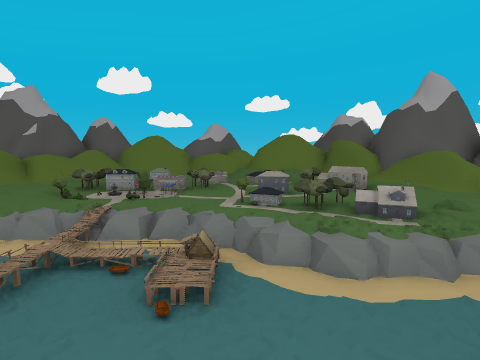
view 1 (above)

19 first-person views from a walk through a scene from a Unity 3-D project. The camera is 1.5 m above the floor, tilts 6° down and sees 75° across. The floor is counted in squares, 1 m on a side. Each view is taken from the middle of a square. On the plan, view 1 faces up. The plan holds only what a view shows up to about 15 squares ahead; the rest is blank. The place goes on beyond the plan. The player character is not drawn. Some animated figures are left out. Door leaves are left out, so doorways stand open. Some surface patterns are stand-ins.

view 2
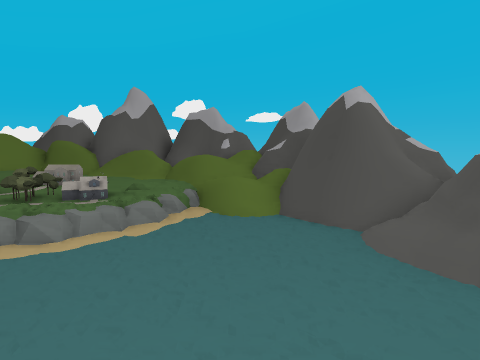

view 3
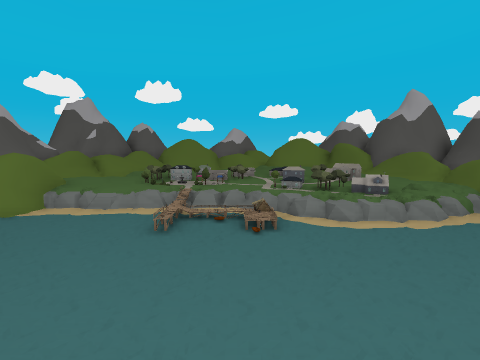

view 4
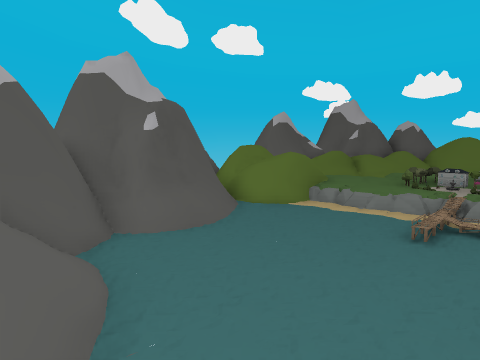

view 5
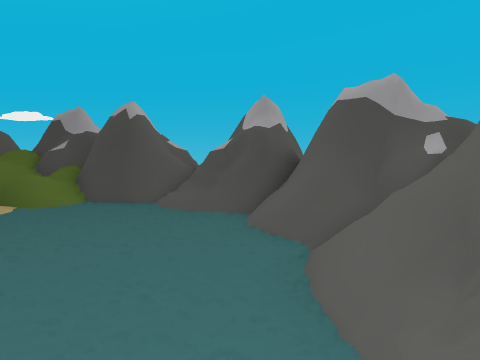

view 6
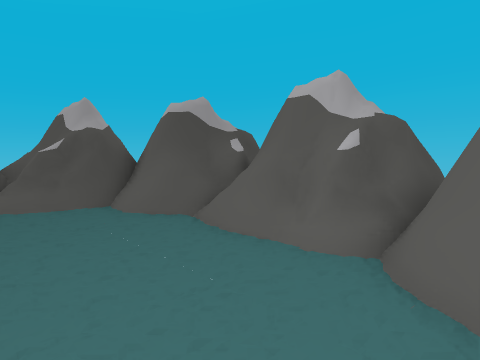

view 7
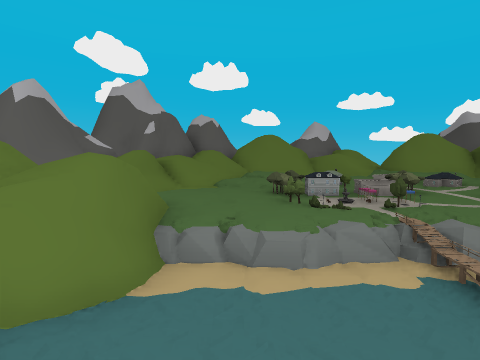

view 8
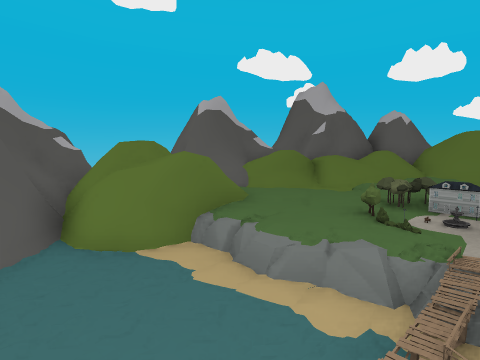

view 9
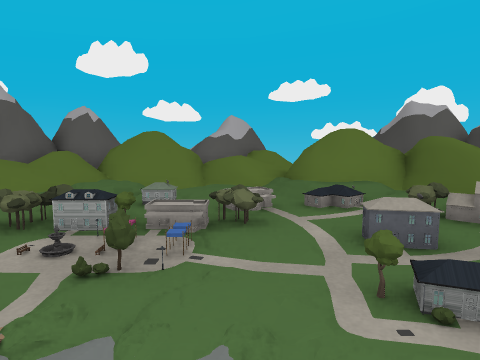

view 10
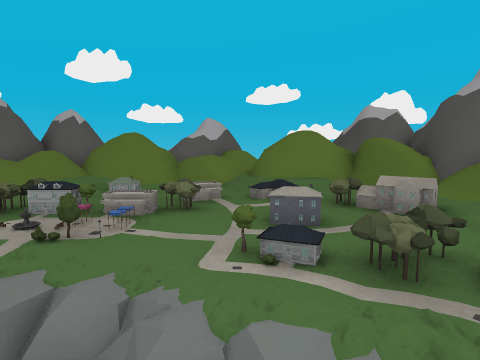

view 11
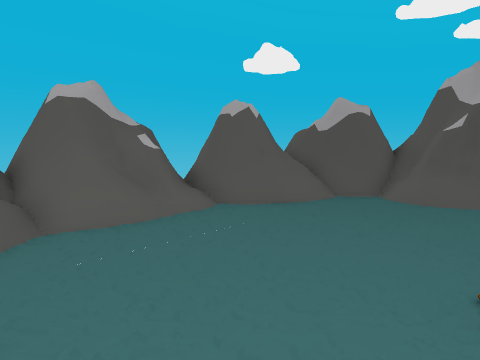

view 12
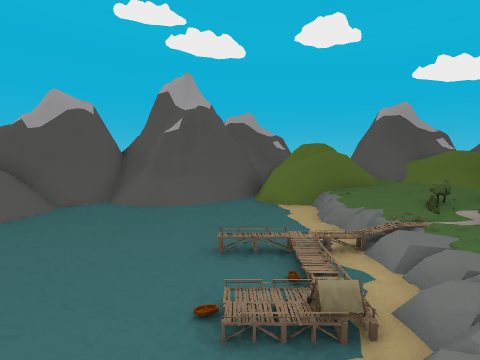

view 13
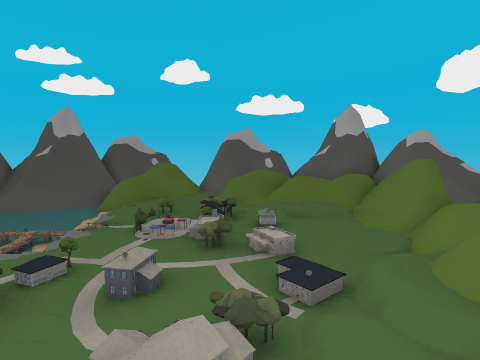

view 14
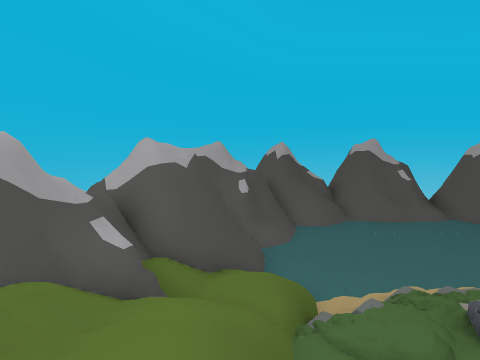

view 15
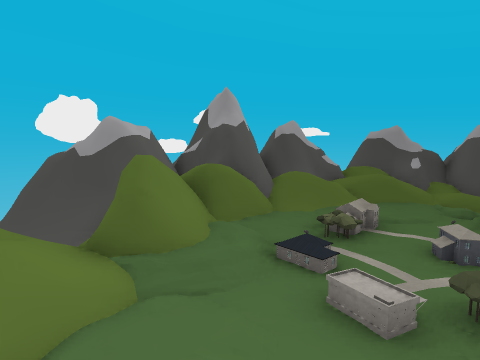

view 16
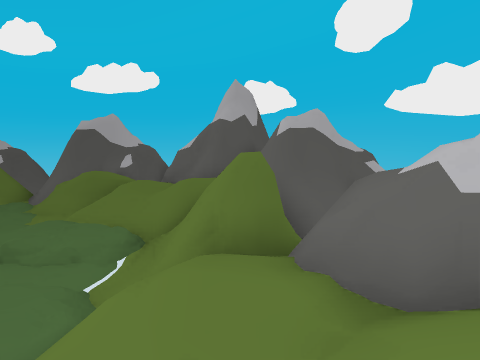

view 17
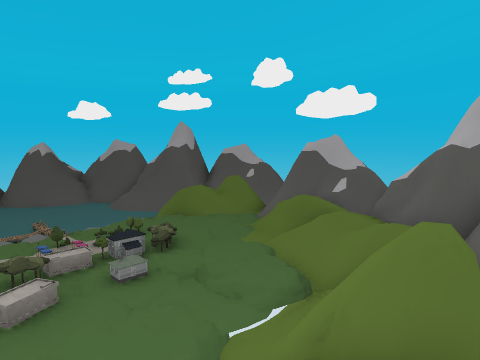

view 18
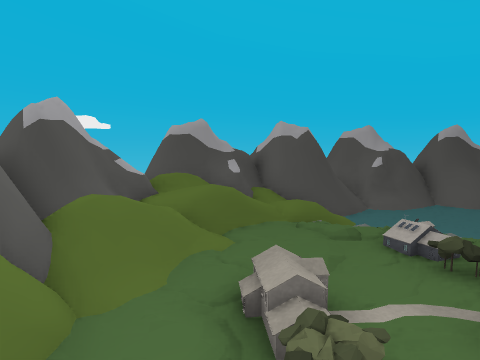

view 19
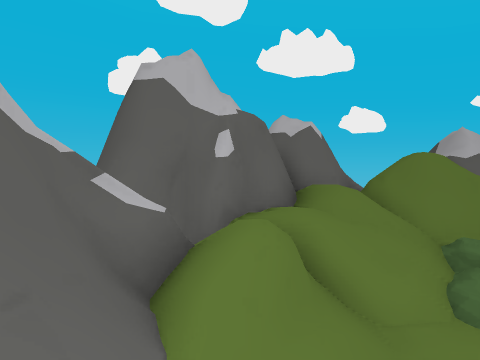

### Floor plan
Key: @ floor where view 1 was taken; # wall or solid block; . main floor; : floor 0.25 m higher than the main floor; + floor 0.5 m higher than the main floor; * floor 0.75 m higher than the main floor; / step, stairs or slope; = window, fence, low wall or low ledge; ^ raised ledge; v drop or lower ground; O other object.
Columns run from 12 left of view 1 to 10 right of it. Each row starts with its distance up from view 1.
 18      =
 17      ^=* =#^=
 16     =##=+^^#=  =
 15    OO##=O=^=/  ##
 14   OOOO=OOO   / ###
 13  OOOOO  OO///OOO###
 12   OOO  ///++/OOOO###
 11  OO   //*+++/*//O#O#
 10  OOO //++/////++/==#
  9  OOO +++/++/++O/+// #
  8  OOO/+++O///+/+O+/  =##
  7   O //++O//++/++++  #==
  6 v:    /++/++//O+++   =O
  5 ^Ov   /::.//++//// /=#O
  4 ##=:O//...///:++// /=##
  3  ####/.....//..../ O##
  2    ##=............OOOO
  1    ##O/...........OOOOO
  0    #==/.....@..../   O
 -1    =##/.......... O
 -2     ##=//......./OOOO
 -3      #=###//////=OOO
 -4      #=###/O  //##OO
 -5          #OOOO=###
 -6          =OOOOO=#
 -7                =

Positions as (right, up) in squares from view 1, and headings:
1: (0, 0), facing up
2: (0, -2), facing up-right
3: (-1, -3), facing up
4: (-1, -3), facing up-left
5: (-3, -2), facing right
6: (-4, 1), facing down-right
7: (-5, 1), facing up
8: (-2, 2), facing up-left
9: (-1, 4), facing up
10: (0, 3), facing up
11: (3, 3), facing down-left
12: (2, 3), facing left
13: (5, 9), facing left
14: (6, 9), facing down
15: (-4, 11), facing right
16: (1, 14), facing left
17: (0, 15), facing down-left
18: (1, 11), facing down-right
19: (-8, 7), facing up
